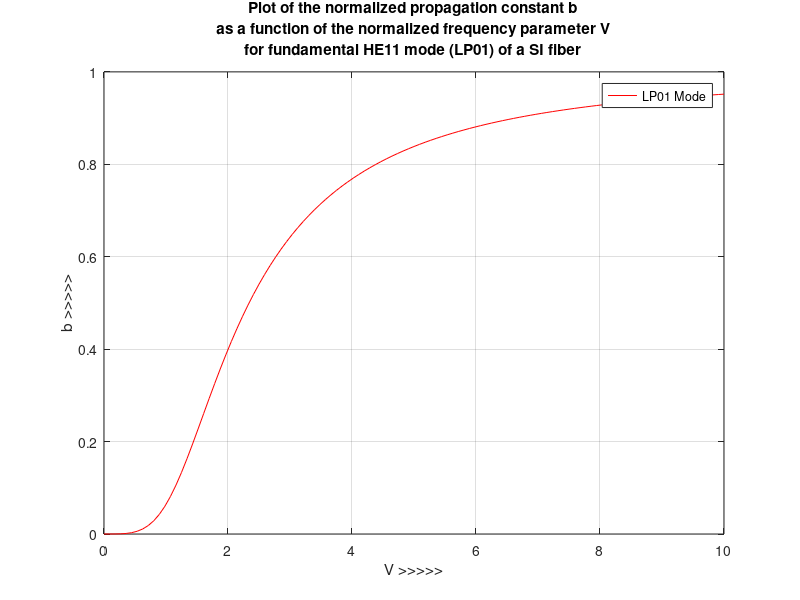

Write MATLAB code to recreate this figure.
clc
clear all
close all
b = @(V) 1 - ((1+sqrt(2))./(1+(4+V.^4).^(1/4))).^2
fplot(b,[0,10],'r')
xlabel('V >>>>>')
ylabel('b >>>>>')
grid on
legend('LP01 Mode')
title({'Plot of the normalized propagation constant b','as a function of the normalized frequency parameter V','for fundamental HE11 mode (LP01) of a SI fiber'})
